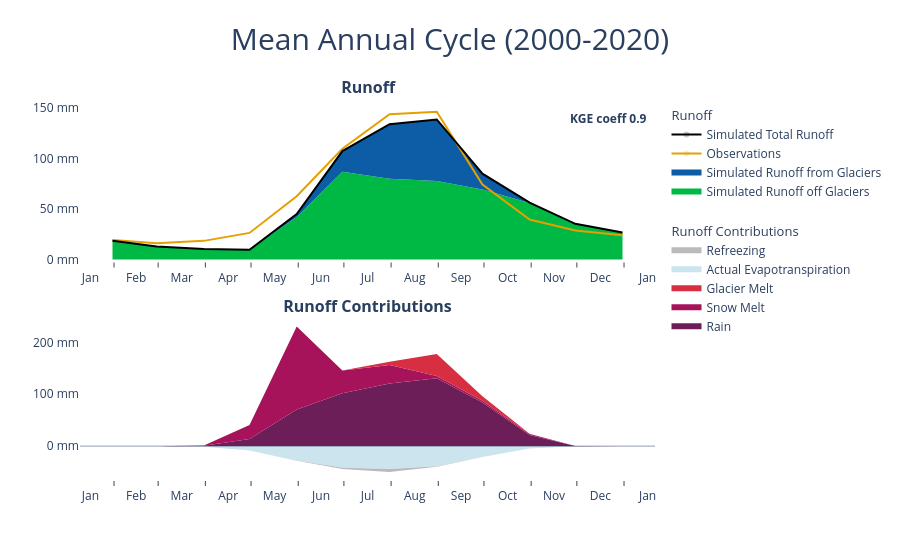

The notebook cell this image was saved under:
### Markdown cell above
The same works for the long-term seasonal cycle.

### Code cell
output_matilda[10].show()

### Figure 1 — Plotly figure (JSON) as saved in the notebook; plotly's stock layout.template omitted (floating-point values rounded to 4 significant figures)
{"data": [{"fillcolor": "#00B945", "legendgroup": "runoff", "legendgrouptitle": {"text": "Runoff"}, "marker": {"opacity": 0}, "mode": "none", "name": "Simulated Runoff off Glaciers", "stackgroup": "one", "type": "scatter", "x": ["2000-01-31T00:00:00", "2000-02-29T00:00:00", "2000-03-31T00:00:00", "2000-04-30T00:00:00", "2000-05-31T00:00:00", "2000-06-30T00:00:00", "2000-07-31T00:00:00", "2000-08-31T00:00:00", "2000-09-30T00:00:00", "2000-10-31T00:00:00", "2000-11-30T00:00:00", "2000-12-31T00:00:00"], "xaxis": "x", "y": [18.58, 12.81, 10.35, 9.725, 42.12, 86.71, 79.78, 77.69, 69.18, 55.87, 35.34, 26.66], "yaxis": "y"}, {"fillcolor": "#0C5DA5", "legendgroup": "runoff", "marker": {"opacity": 0}, "mode": "none", "name": "Simulated Runoff from Glaciers", "stackgroup": "one", "type": "scatter", "x": ["2000-01-31T00:00:00", "2000-02-29T00:00:00", "2000-03-31T00:00:00", "2000-04-30T00:00:00", "2000-05-31T00:00:00", "2000-06-30T00:00:00", "2000-07-31T00:00:00", "2000-08-31T00:00:00", "2000-09-30T00:00:00", "2000-10-31T00:00:00", "2000-11-30T00:00:00", "2000-12-31T00:00:00"], "xaxis": "x", "y": [5.821e-37, 4.918e-43, 1.698e-47, 0.05274, 2.862, 20.48, 53.96, 60.7, 15.68, 0.412, 3.901e-18, 3.308e-29], "yaxis": "y"}, {"legendgroup": "runoff", "line": {"color": "#E69F00"}, "marker": {"opacity": 0}, "name": "Observations", "type": "scatter", "x": ["2000-01-31T00:00:00", "2000-02-29T00:00:00", "2000-03-31T00:00:00", "2000-04-30T00:00:00", "2000-05-31T00:00:00", "2000-06-30T00:00:00", "2000-07-31T00:00:00", "2000-08-31T00:00:00", "2000-09-30T00:00:00", "2000-10-31T00:00:00", "2000-11-30T00:00:00", "2000-12-31T00:00:00"], "xaxis": "x", "y": [19.33, 16.11, 18.47, 26.33, 62.56, 109.4, 143.5, 145.9, 74.11, 39.59, 28.67, 23.99], "yaxis": "y"}, {"legendgroup": "runoff", "line": {"color": "black"}, "marker": {"opacity": 0}, "name": "Simulated Total Runoff", "type": "scatter", "x": ["2000-01-31T00:00:00", "2000-02-29T00:00:00", "2000-03-31T00:00:00", "2000-04-30T00:00:00", "2000-05-31T00:00:00", "2000-06-30T00:00:00", "2000-07-31T00:00:00", "2000-08-31T00:00:00", "2000-09-30T00:00:00", "2000-10-31T00:00:00", "2000-11-30T00:00:00", "2000-12-31T00:00:00"], "xaxis": "x", "y": [18.58, 12.81, 10.35, 9.778, 44.98, 107.2, 133.7, 138.4, 84.86, 56.28, 35.34, 26.66], "yaxis": "y"}, {"fillcolor": "#6c1e58", "legendgroup": "runoff2", "legendgrouptitle": {"text": "Runoff Contributions"}, "marker": {"opacity": 0}, "mode": "none", "name": "Rain", "stackgroup": "one", "type": "scatter", "x": ["2000-01-31T00:00:00", "2000-02-29T00:00:00", "2000-03-31T00:00:00", "2000-04-30T00:00:00", "2000-05-31T00:00:00", "2000-06-30T00:00:00", "2000-07-31T00:00:00", "2000-08-31T00:00:00", "2000-09-30T00:00:00", "2000-10-31T00:00:00", "2000-11-30T00:00:00", "2000-12-31T00:00:00"], "xaxis": "x2", "y": [0, 0, 0.6768, 13.99, 70.69, 102.0, 120.6, 130.9, 84.12, 21.33, 0.2042, 0], "yaxis": "y2"}, {"fillcolor": "#a6135a", "legendgroup": "runoff2", "marker": {"opacity": 0}, "mode": "none", "name": "Snow Melt", "stackgroup": "one", "type": "scatter", "x": ["2000-01-31T00:00:00", "2000-02-29T00:00:00", "2000-03-31T00:00:00", "2000-04-30T00:00:00", "2000-05-31T00:00:00", "2000-06-30T00:00:00", "2000-07-31T00:00:00", "2000-08-31T00:00:00", "2000-09-30T00:00:00", "2000-10-31T00:00:00", "2000-11-30T00:00:00", "2000-12-31T00:00:00"], "xaxis": "x2", "y": [4.762e-06, 0, 0.7763, 26.98, 159.7, 43.71, 35.92, 4.339, 3.37, 2.258, 0, 0], "yaxis": "y2"}, {"fillcolor": "#d72f41", "legendgroup": "runoff2", "marker": {"opacity": 0}, "mode": "none", "name": "Glacier Melt", "stackgroup": "one", "type": "scatter", "x": ["2000-01-31T00:00:00", "2000-02-29T00:00:00", "2000-03-31T00:00:00", "2000-04-30T00:00:00", "2000-05-31T00:00:00", "2000-06-30T00:00:00", "2000-07-31T00:00:00", "2000-08-31T00:00:00", "2000-09-30T00:00:00", "2000-10-31T00:00:00", "2000-11-30T00:00:00", "2000-12-31T00:00:00"], "xaxis": "x2", "y": [0, 0, 0, 0, 0, 0, 6.201, 42.17, 8.761, 0.1502, 0, 0], "yaxis": "y2"}, {"fillcolor": "#cce4ee", "legendgroup": "runoff2", "marker": {"opacity": 0}, "mode": "none", "name": "Actual Evapotranspiration", "stackgroup": "two", "type": "scatter", "x": ["2000-01-31T00:00:00", "2000-02-29T00:00:00", "2000-03-31T00:00:00", "2000-04-30T00:00:00", "2000-05-31T00:00:00", "2000-06-30T00:00:00", "2000-07-31T00:00:00", "2000-08-31T00:00:00", "2000-09-30T00:00:00", "2000-10-31T00:00:00", "2000-11-30T00:00:00", "2000-12-31T00:00:00"], "xaxis": "x2", "y": [-4.762e-06, -0.004043, -1.007, -8.37, -27.76, -41.84, -44.23, -38.87, -20.75, -4.761, -0.2215, -0.001381], "yaxis": "y2"}, {"fillcolor": "#bababa", "legendgroup": "runoff2", "marker": {"opacity": 0}, "mode": "none", "name": "Refreezing", "stackgroup": "two", "type": "scatter", "x": ["2000-01-31T00:00:00", "2000-02-29T00:00:00", "2000-03-31T00:00:00", "2000-04-30T00:00:00", "2000-05-31T00:00:00", "2000-06-30T00:00:00", "2000-07-31T00:00:00", "2000-08-31T00:00:00", "2000-09-30T00:00:00", "2000-10-31T00:00:00", "2000-11-30T00:00:00", "2000-12-31T00:00:00"], "xaxis": "x2", "y": [-9.524e-06, 0, -0.003121, -0.02817, -0.1685, -2.215, -5.451, -1.073, -0.2235, -0.004781, 0, 0], "yaxis": "y2"}], "layout": {"annotations": [{"font": {"size": 16}, "showarrow": false, "text": "<b> Runoff </b>", "x": 0.5, "xanchor": "center", "xref": "paper", "y": 1, "yanchor": "bottom", "yref": "paper"}, {"font": {"size": 16}, "showarrow": false, "text": "<b> Runoff Contributions </b>", "x": 0.5, "xanchor": "center", "xref": "paper", "y": 0.425, "yanchor": "bottom", "yref": "paper"}, {"showarrow": false, "text": "<b>KGE coeff 0.9</b>", "x": 0.99, "xanchor": "right", "xref": "x domain", "y": 0.95, "yref": "y domain"}], "hovermode": "x", "legend": {"groupclick": "toggleitem", "tracegroupgap": 20}, "plot_bgcolor": "white", "shapes": [{"line": {"width": 0.5}, "type": "line", "x0": 0, "x1": 1, "xref": "x2 domain", "y0": 0, "y1": 0, "yref": "y2"}], "title": {"font": {"size": 30}, "text": "Mean Annual Cycle (2000-2020)", "x": 0.5, "xanchor": "center"}, "xaxis": {"anchor": "y", "domain": [0, 1], "dtick": "M1", "hoverformat": "%d\n%b", "matches": "x2", "showticklabels": true, "tickformat": "%b", "ticklabelmode": "period", "ticks": "outside"}, "xaxis2": {"anchor": "y2", "domain": [0, 1], "dtick": "M1", "hoverformat": "%d\n%b", "tickformat": "%b", "ticklabelmode": "period", "ticks": "outside"}, "yaxis": {"anchor": "x", "domain": [0.575, 1], "ticksuffix": " mm"}, "yaxis2": {"anchor": "x2", "domain": [0, 0.425], "ticksuffix": " mm"}}}
